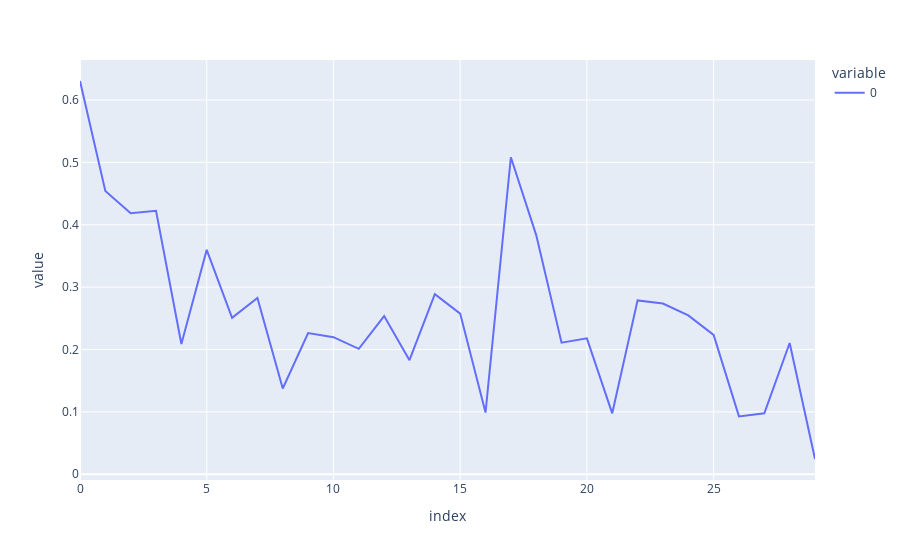
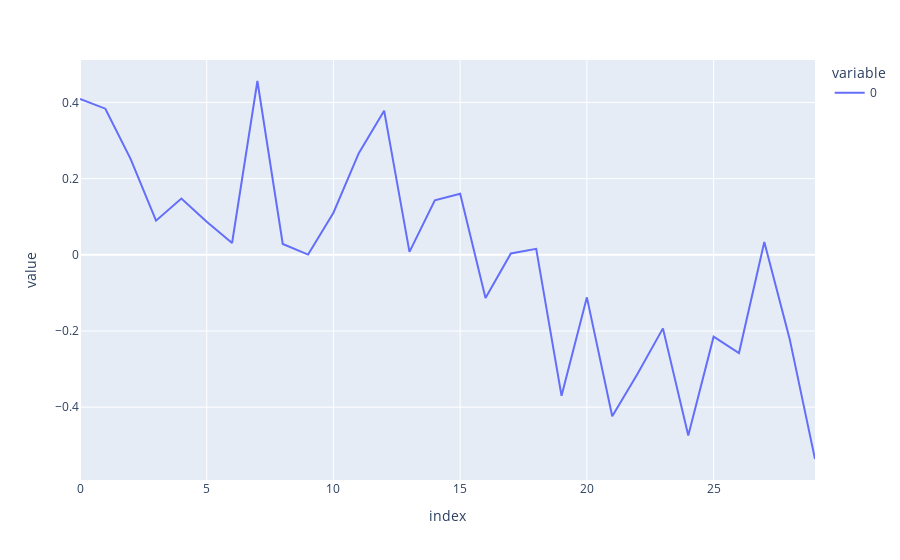
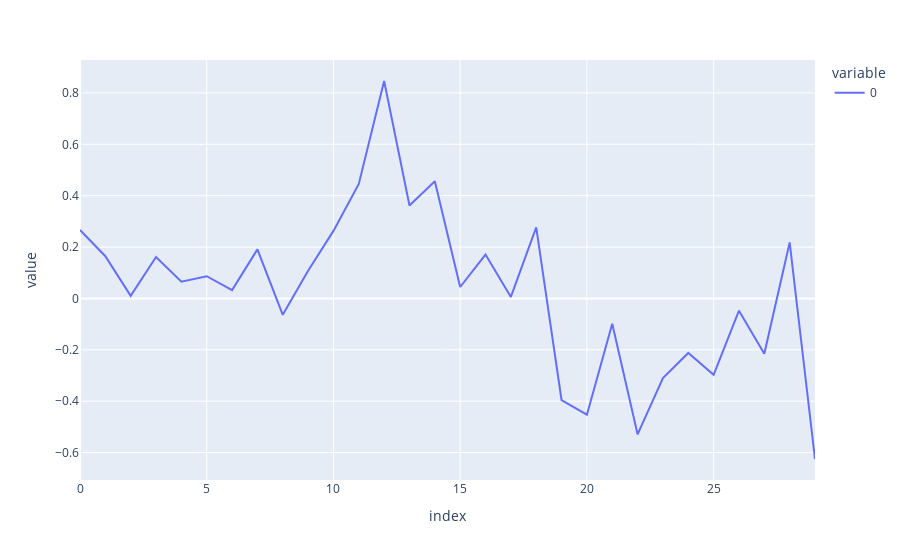
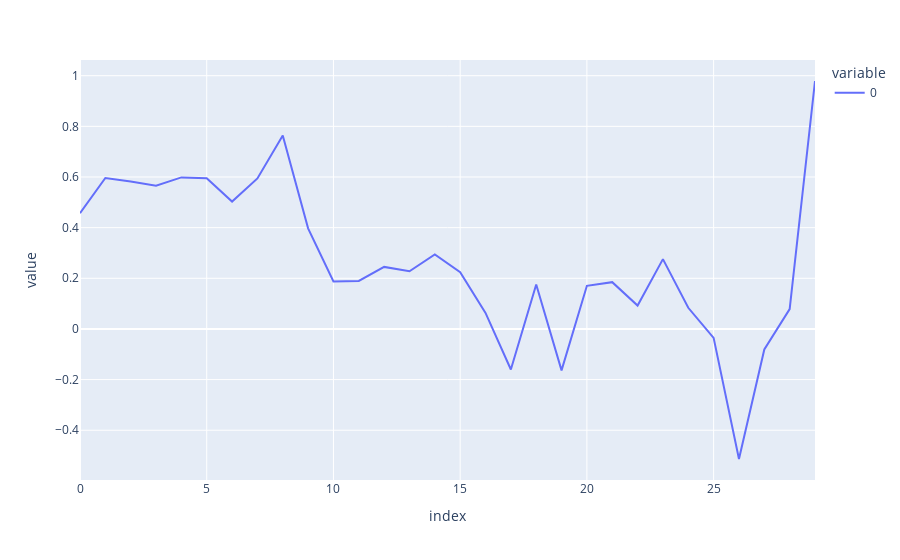

Notebook code for these charts, in order:
### Code cell
for i in range(62):
    try:
        fig = px.line(df[str(i)])
        fig.show()
    except KeyError:
        continue

### Figure 1 — Plotly figure (JSON) as saved in the notebook; plotly's stock layout.template omitted (floating-point values rounded to 4 significant figures)
{"data": [{"hovertemplate": "variable=0<br>index=%{x}<br>value=%{y}<extra></extra>", "legendgroup": "0", "line": {"color": "#636efa", "dash": "solid"}, "marker": {"symbol": "circle"}, "mode": "lines", "name": "0", "orientation": "v", "showlegend": true, "type": "scatter", "x": [0, 1, 2, 3, 4, 5, 6, 7, 8, 9, 10, 11, 12, 13, 14, 15, 16, 17, 18, 19, 20, 21, 22, 23, 24, 25, 26, 27, 28, 29], "xaxis": "x", "y": [0.6304, 0.4542, 0.4186, 0.4225, 0.2089, 0.3598, 0.2507, 0.2827, 0.1375, 0.2264, 0.2198, 0.2011, 0.2537, 0.183, 0.2887, 0.2576, 0.09897, 0.5082, 0.3834, 0.211, 0.2179, 0.09773, 0.2788, 0.2737, 0.2547, 0.2235, 0.09282, 0.09785, 0.2105, 0.02452], "yaxis": "y"}], "layout": {"legend": {"title": {"text": "variable"}, "tracegroupgap": 0}, "margin": {"t": 60}, "xaxis": {"anchor": "y", "domain": [0, 1], "title": {"text": "index"}}, "yaxis": {"anchor": "x", "domain": [0, 1], "title": {"text": "value"}}}}

### Figure 2 — Plotly figure (JSON) as saved in the notebook; plotly's stock layout.template omitted (floating-point values rounded to 4 significant figures)
{"data": [{"hovertemplate": "variable=0<br>index=%{x}<br>value=%{y}<extra></extra>", "legendgroup": "0", "line": {"color": "#636efa", "dash": "solid"}, "marker": {"symbol": "circle"}, "mode": "lines", "name": "0", "orientation": "v", "showlegend": true, "type": "scatter", "x": [0, 1, 2, 3, 4, 5, 6, 7, 8, 9, 10, 11, 12, 13, 14, 15, 16, 17, 18, 19, 20, 21, 22, 23, 24, 25, 26, 27, 28, 29], "xaxis": "x", "y": [0.4091, 0.3835, 0.2513, 0.08966, 0.1475, 0.08645, 0.031, 0.4562, 0.02851, 0.0004835, 0.1104, 0.2666, 0.3783, 0.007503, 0.1428, 0.1602, -0.1134, 0.003334, 0.0157, -0.3703, -0.1117, -0.4239, -0.3121, -0.1932, -0.4741, -0.2149, -0.258, 0.03346, -0.2208, -0.5361], "yaxis": "y"}], "layout": {"legend": {"title": {"text": "variable"}, "tracegroupgap": 0}, "margin": {"t": 60}, "xaxis": {"anchor": "y", "domain": [0, 1], "title": {"text": "index"}}, "yaxis": {"anchor": "x", "domain": [0, 1], "title": {"text": "value"}}}}

### Figure 3 — Plotly figure (JSON) as saved in the notebook; plotly's stock layout.template omitted (floating-point values rounded to 4 significant figures)
{"data": [{"hovertemplate": "variable=0<br>index=%{x}<br>value=%{y}<extra></extra>", "legendgroup": "0", "line": {"color": "#636efa", "dash": "solid"}, "marker": {"symbol": "circle"}, "mode": "lines", "name": "0", "orientation": "v", "showlegend": true, "type": "scatter", "x": [0, 1, 2, 3, 4, 5, 6, 7, 8, 9, 10, 11, 12, 13, 14, 15, 16, 17, 18, 19, 20, 21, 22, 23, 24, 25, 26, 27, 28, 29], "xaxis": "x", "y": [0.2664, 0.1645, 0.01023, 0.1613, 0.06503, 0.08652, 0.0326, 0.1909, -0.06381, 0.1082, 0.263, 0.4458, 0.8464, 0.3619, 0.4565, 0.04453, 0.1706, 0.006029, 0.2763, -0.3954, -0.4524, -0.09865, -0.5289, -0.3103, -0.2122, -0.2974, -0.04785, -0.2156, 0.2178, -0.625], "yaxis": "y"}], "layout": {"legend": {"title": {"text": "variable"}, "tracegroupgap": 0}, "margin": {"t": 60}, "xaxis": {"anchor": "y", "domain": [0, 1], "title": {"text": "index"}}, "yaxis": {"anchor": "x", "domain": [0, 1], "title": {"text": "value"}}}}

### Figure 4 — Plotly figure (JSON) as saved in the notebook; plotly's stock layout.template omitted (floating-point values rounded to 4 significant figures)
{"data": [{"hovertemplate": "variable=0<br>index=%{x}<br>value=%{y}<extra></extra>", "legendgroup": "0", "line": {"color": "#636efa", "dash": "solid"}, "marker": {"symbol": "circle"}, "mode": "lines", "name": "0", "orientation": "v", "showlegend": true, "type": "scatter", "x": [0, 1, 2, 3, 4, 5, 6, 7, 8, 9, 10, 11, 12, 13, 14, 15, 16, 17, 18, 19, 20, 21, 22, 23, 24, 25, 26, 27, 28, 29], "xaxis": "x", "y": [0.4573, 0.596, 0.5823, 0.5657, 0.5984, 0.5946, 0.5029, 0.5943, 0.7637, 0.3973, 0.1877, 0.1895, 0.2449, 0.2276, 0.2946, 0.2243, 0.0631, -0.16, 0.1753, -0.1635, 0.1704, 0.1847, 0.09247, 0.2756, 0.08353, -0.03538, -0.5135, -0.08078, 0.07844, 0.9791], "yaxis": "y"}], "layout": {"legend": {"title": {"text": "variable"}, "tracegroupgap": 0}, "margin": {"t": 60}, "xaxis": {"anchor": "y", "domain": [0, 1], "title": {"text": "index"}}, "yaxis": {"anchor": "x", "domain": [0, 1], "title": {"text": "value"}}}}
